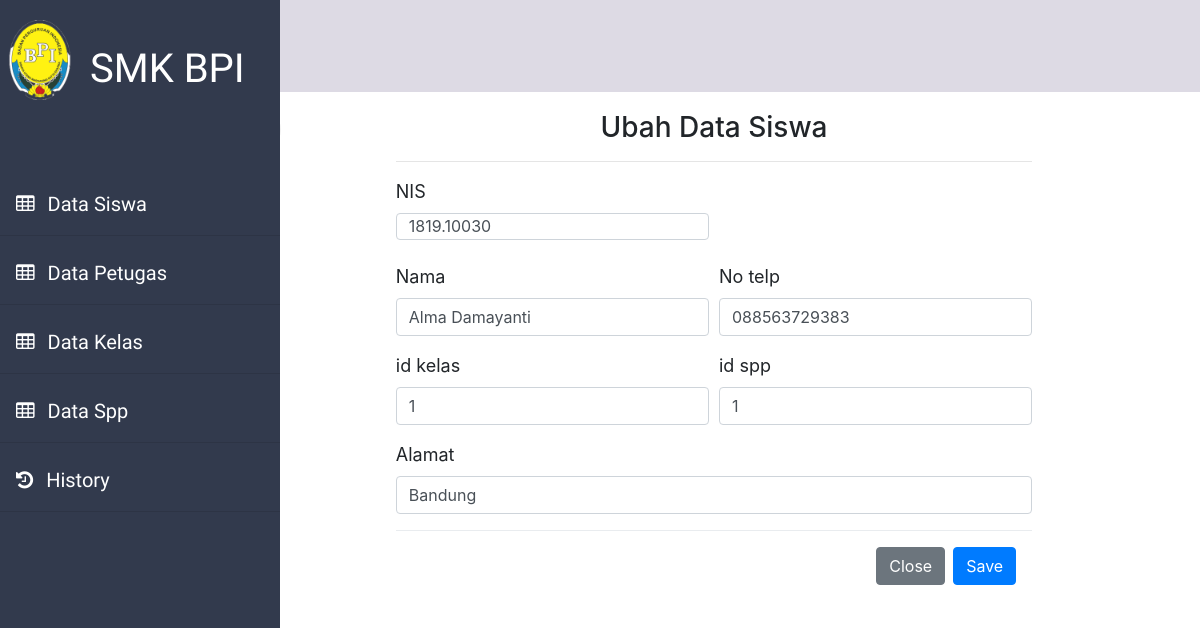
The page /admin/editDataSiswa/0023585670 on the database its author committed.
### tables this page shows
CREATE TABLE `siswa` (
  `nisn` char(10) NOT NULL,
  `nis` char(10) DEFAULT NULL,
  `nama` varchar(35) DEFAULT NULL,
  `id_kelas` int(11) DEFAULT NULL,
  `alamat` text DEFAULT NULL,
  `no_telp` varchar(13) NOT NULL,
  `id_spp` int(11) DEFAULT NULL,
  `gambar` varchar(200) NOT NULL
);

### application/controllers/Admin.php (called while the page is built, shortened)
<?php
class Admin extends CI_Controller
{
    public function __construct()
    {
        $this->load->model('M_data');
        $this->load->helper('url');
        $this->load->helper('form');
        $this->load->library('form_validation');
    }
    public function editDataSiswa($nisn)
    {
        $data['admin'] = $this->db->get_where('petugas', ['username' => $this->session->userdata('username')])->row_array();
        $data['siswa'] = $this->M_data->getsiswabynisn($nisn);
        $this->form_validation->set_rules('nis', 'Nis', 'required|trim');
        $this->form_validation->set_rules('nisn', 'Nisn', 'required|trim');
        $this->form_validation->set_rules('nama', 'Nama', 'required|trim');
        $this->form_validation->set_rules('id_kelas', 'Kelas', 'required|trim');
        $this->form_validation->set_rules('alamat', 'Alamat', 'required|trim');
        $this->form_validation->set_rules('no_telp', 'No telp', 'required|trim');
        $this->form_validation->set_rules('id_spp', 'id spp', 'required|trim');
        if ($this->form_validation->run() == false) {
            $data['title'] = 'edit siswa';
            $this->load->view('main/admin/header', $data);
            $this->load->view('main/admin/ubahdatasiswa', $data);
            $this->load->view('main/admin/footer', $data);
        }
    }
}

### index.php (called while the page is built, shortened)
<?php
require_once BASEPATH.'core/CodeIgniter.php';

### application/models/M_data.php (called while the page is built, shortened)
<?php
class M_data extends CI_model
{
    public function getsiswabynisn($nisn)
    {
        return $this->db->get_where('siswa', ['nisn' => $nisn])->row_array();
    }
}

### application/views/main/admin/ubahdatasiswa.php (the view, shortened to what this page needs)
<div class="main" style="margin-top: 9%;">
    <div class="prev">
        <a href="javascript:window.history.go(-1);" class="previous round">&laquo;</a>
    </div>
    <div class="container" style="width: 70%; ">
        <center>
            <h3 style="margin-bottom: 15px;margin-top:-40px">Ubah Data Siswa</h3>
        </center>
        <hr>
        <form action="" method="POST">
            <div class="form-row">
                <div class="form-group col-md-6">
                </div>
                <div class="form-group col-md-6" style="margin-left:-50%">
                    <label>NIS</label>
                    <input type="text" class="form-control" id="inputnis" placeholder="NIS" name="nis"
                        value="<?= $siswa['nis']; ?>" style="height: 40%;">
                </div>
            </div>
            <div class="form-row">
                <div class="form-group col-md-6">
                    <label>Nama</label>
                    <input type="text" class="form-control" id="inputAddress" placeholder="Nama" name="nama"
                        value="<?= $siswa['nama']; ?>">
                </div>
                <div class="form-group col-md-6">
                    <label>No telp</label>
                    <input type="number" class="form-control" id="inputAddress2" placeholder="No telp" name="no_telp"
                        value="<?= $siswa['no_telp']; ?>">
                </div>
            </div>
            <div class="form-row">
                <div class="form-group col-md-6">
                    <label for="inputState">id kelas</label>
                    <input type="number" class="form-control" id="inputZip" name="id_kelas"
                        value="<?= $siswa['id_kelas']; ?>">
                </div>
                <div class="form-group col-md-6">
                    <label for="inputZip">id spp</label>
                    <input type="number" class="form-control" id="inputZip" name="id_spp"
                        value="<?= $siswa['id_spp']; ?>">
                </div>
            </div>
            <div class="form-group">
                <label>Alamat</label>
                <input type="text" class="form-control" id="inputAddress2" placeholder="Alamat" name="alamat"
                    value="<?= $siswa['alamat']; ?>">
            </div>
            <div class="modal-footer">
                <button type="cancel" class="btn btn-secondary" data-dismiss="modal">Close</button>
                <button type="submit" class="btn btn-primary">Save</button>
            </div>
        </form>
    </div>
</div>

### assets/css1.css (style rules this page uses)
.main { margin-left: 200px; font-size: 18px; padding: 0px 10px; margin-left: 19%; }
.main .prev a { text-decoration: none; display: inline-block; padding: 8px 16px; }
.main .prev .previous { background-color: #f1f1f1; color: black; }
.main .prev .round { border-radius: 50%; }

### rows shown on the page
siswa: nis "1819.10030", nama "Alma Damayanti", no_telp "088563729383", id_kelas "1", id_spp "1", alamat "Bandung"
